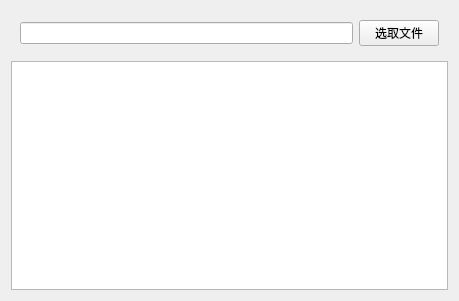
<?xml version="1.0" encoding="UTF-8"?>
<ui version="4.0">
 <class>Widget</class>
 <widget class="QWidget" name="Widget">
  <property name="geometry">
   <rect>
    <x>0</x>
    <y>0</y>
    <width>459</width>
    <height>301</height>
   </rect>
  </property>
  <property name="windowTitle">
   <string>Widget</string>
  </property>
  <layout class="QVBoxLayout" name="verticalLayout">
   <item>
    <widget class="QWidget" name="widget" native="true">
     <layout class="QHBoxLayout" name="horizontalLayout">
      <item>
       <widget class="QLineEdit" name="lineEdit"/>
      </item>
      <item>
       <widget class="QPushButton" name="pushButton">
        <property name="text">
         <string>选取文件</string>
        </property>
       </widget>
      </item>
     </layout>
    </widget>
   </item>
   <item>
    <widget class="QTextEdit" name="textEdit"/>
   </item>
  </layout>
 </widget>
 <resources/>
 <connections/>
</ui>
